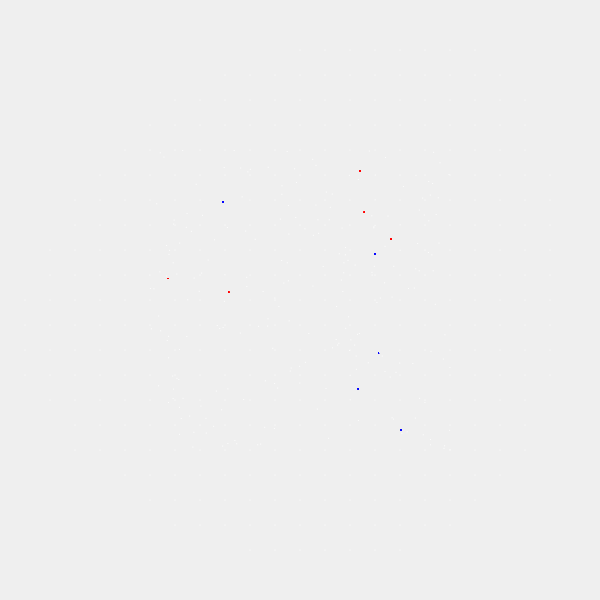
Frame 1 (no input)
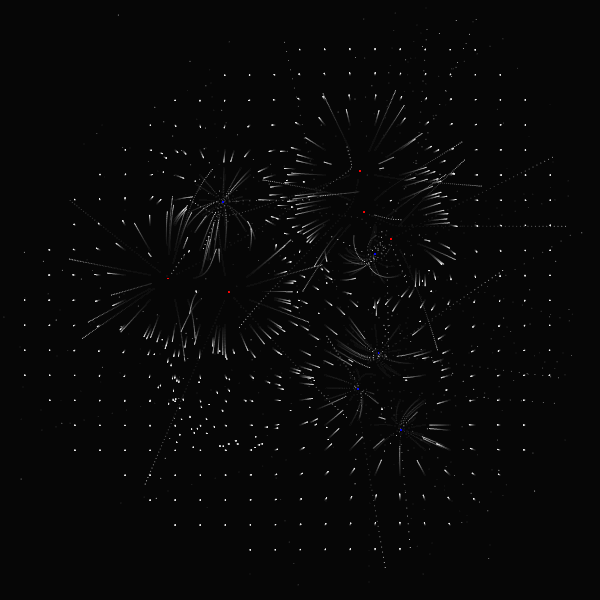
Frame 60 (no input)
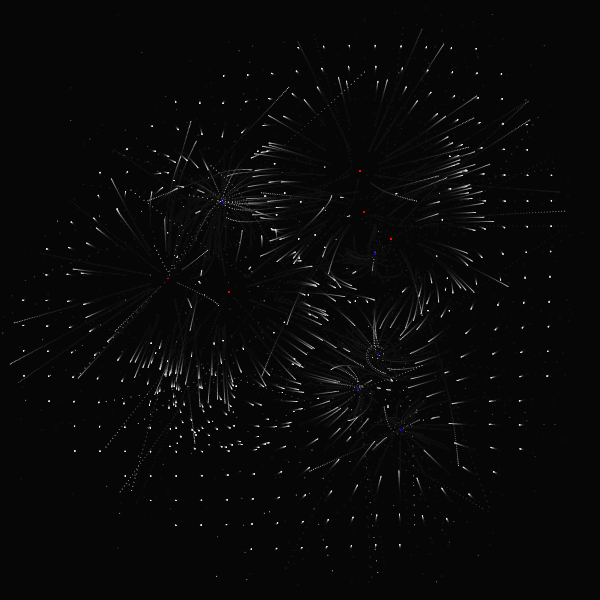
Frame 120 (the mouse pressed at the canvas centre since frame 60)

The p5.js sketch that drew these frames (run headless with seeded random() and noise() and a simulated clock; from frame 60 on, the mouse is pressed at the canvas centre):

// p5.js sketch
// ── sketch.js
class particle {
  constructor(x, y, mass) {
    this.pos = createVector(x, y);
    this.vel = createVector(0, 0);
    this.accel = createVector(0, 0);
    this.mass = mass;
  }
  // F = m*a
  applyForce(force) {
    this.accel = force.div(this.mass);
    this.vel.add(this.accel);
    this.pos.add(this.vel);
  }
  draw() {
    stroke(255);
    strokeWeight(1);
    point(this.pos.x, this.pos.y);
  }
}

function fieldForce(charge, charge_position, point_position) {
  let k = 8.988 * 10 ** 9;
  let r = p5.Vector.sub(point_position, charge_position);
  let distance = Math.sqrt(r.x * r.x + r.y * r.y);
  let magnitude = (k * charge) / (distance * distance*distance);
  r.mult(magnitude / distance);
  return r;
}

let charges = [];
let charge_magnitudes = [];
let field = [];
let points = [];
let p;
let scale_factor = 2;
let radius;
function setup() {
  createCanvas(600, 600);

  translate(width / 2, height / 2);
  radius = width /2;
  let spacing = 25

  for (let x = -width/2; x < width/2; x+=spacing) {
    for (let y = -height/2; y < height/2; y+=spacing) {
    points.push(
      new particle(
        x,
        y,
        1
      )
    )
    }
  }
  let charge_count = 10;

  // charges.push(createVector(0, 0));
  // charges.push(createVector(5 * 1, 0));
  // charges.push(
  //   createVector(((4 * 4) / 5) * 1, ((-4 * 3) / 5) * 1)
  // );
  // charge_magnitudes[0] = -0.000002;
  // charge_magnitudes[1] = 0.00000084375;
  // charge_magnitudes[2] = 0.000004;
  for (let i = 0; i < charge_count; i++) {
    charges.push(
      createVector(
        random(-radius / 2, radius / 2) ,
        random(-radius / 2, radius / 2) 
      )
    );
    let q = 0.001;
    if (i % 2 == 0) charge_magnitudes[i] = q;
    else charge_magnitudes[i] = -q;
  }
}

function draw() {
  translate(width / 2, height / 2);
  // translate((-5 / 2) * scale_factor, 0);
  background(0, 16);
  stroke(255);
  // scale(scale_factor);
  let particle_charge = charge_magnitudes[0] /10;
  let r = 50;

  for (let i = 0; i < points.length; i++) {
    // let theta = (((i * PI) / 180) * 360) / point_count;
    // let x = frameCount * cos(theta);
    // let y = frameCount * sin(theta);

    let force = createVector(0, 0);

    for (let j = 0; j < charges.length; j++) {
      let r = p5.Vector.sub(points[i].pos, charges[j]);
      let distance = Math.sqrt(r.x * r.x + r.y * r.y);
      if (
        distance < 0.00001 ||
        distance > width/1.5
      ) {
        points[i] = new particle(
          random(-radius / 2, radius / 2),
          random(-radius / 2, radius / 2),
          1
        );
        force = createVector(0, 0);
        break;
      }
      let opacity = max(256 - frameCount, 0);
      // opacity = 255;
      if (charge_magnitudes[j] < 0) stroke(0, 0, 255, opacity);
      else stroke(255, 0, 0, opacity);
      point(charges[j].x, charges[j].y);
      force.add(fieldForce(charge_magnitudes[j], charges[j], points[i].pos));
    }
    force.mult(particle_charge);
    points[i].applyForce(force);
    points[i].draw();
  }
}
